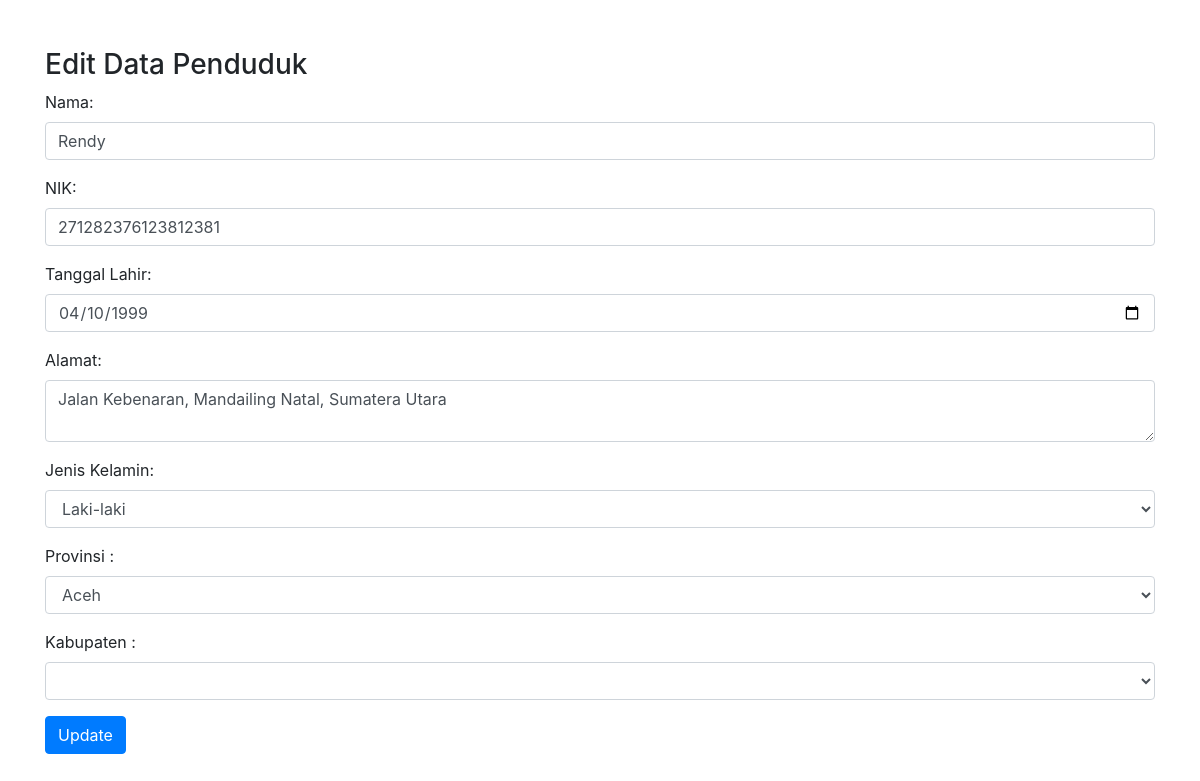
The page /action/edit.php?id=12131 on the database its author committed.
### tables this page shows
CREATE TABLE `penduduk` (
  `id_penduduk` int(11) NOT NULL,
  `nama` varchar(100) NOT NULL,
  `nik` varchar(18) NOT NULL,
  `jenis_kelamin` enum('Laki-laki','Perempuan') NOT NULL,
  `tanggal_lahir` date NOT NULL,
  `alamat` text NOT NULL,
  `id_kabupaten` int(11) DEFAULT NULL,
  `timestamp` timestamp NOT NULL DEFAULT current_timestamp(),
  `id_provinsi` int(11) DEFAULT NULL
);

### component/get_provinsi.php (the view, shortened to what this page needs)
<?php
include '../koneksi/connection.php';
$sql = "SELECT * FROM provinsi";
$result = $conn->query($sql);
if ($result->num_rows > 0) {
    while ($row = $result->fetch_assoc()) {
        echo "<option value='" . $row['id_provinsi'] . "'>" . $row['nama_provinsi'] . "</option>";
    }
} else {
    echo "<option value=''>Tidak ada provinsi</option>";
}

### action/edit.php (shortened to what this page needs)
<?php
if (isset($_GET['id'])) {
    include '../koneksi/connection.php';
    $id_penduduk = $_GET['id'];
    $sql = "SELECT * FROM penduduk WHERE id_penduduk = '$id_penduduk'";
    $result = $conn->query($sql);
    if ($result->num_rows > 0) {
        $row = $result->fetch_assoc();
        $nama = $row['nama'];
        $nik = $row['nik'];
        $tanggal_lahir = $row['tanggal_lahir'];
        $alamat = $row['alamat'];
        $jenis_kelamin = $row['jenis_kelamin'];
    } else {
        echo "Data tidak ditemukan.";
    }
} else {
    echo "ID Penduduk tidak ditemukan.";
}
?>
<!DOCTYPE html>
<html lang="en">
<head>
    <link rel="stylesheet" href="https://stackpath.bootstrapcdn.com/bootstrap/4.5.2/css/bootstrap.min.css">
</head>
<body>
    <div class="container mt-5">
        <h3>Edit Data Penduduk</h3>
        <form action="update.php" method="POST">
            <div class="form-group">
                <label for="nama">Nama:</label>
                <input type="text" class="form-control" id="nama" name="nama" value="<?php echo $nama; ?>">
            </div>
            <div class="form-group">
                <label for="nik">NIK:</label>
                <input type="text" class="form-control" id="nik" name="nik" value="<?php echo $nik; ?>">
            </div>
            <div class="form-group">
                <label for="tanggal_lahir">Tanggal Lahir:</label>
                <input type="date" class="form-control" id="tanggal_lahir" name="tanggal_lahir" value="<?php echo $tanggal_lahir; ?>">
            </div>
            <div class="form-group">
                <label for="alamat">Alamat:</label>
                <textarea class="form-control" id="alamat" name="alamat"><?php echo $alamat; ?></textarea>
            </div>
            <div class="form-group">
                <label for="jenis_kelamin">Jenis Kelamin:</label>
                <select class="form-control" id="jenis_kelamin" name="jenis_kelamin">
                    <option value="Laki-laki" <?php if ($jenis_kelamin == 'Laki-laki') echo 'selected'; ?>>Laki-laki</option>
                </select>
            </div>
            <div class="form-group">
                <label for="provinsi">Provinsi : </label>
                <select class="form-control" id="provinsi" name="provinsi" required>
                    <?php include '../component/get_provinsi.php'; ?>
                </select>
            </div>
            <div class="form-group">
                <label for="kabupaten">Kabupaten : </label>
                <select class="form-control" id="kabupaten" name="kabupaten" required>
                </select>
            </div>
            <button type="submit" class="btn btn-primary">Update</button>
        </form>
    </div>
</body>
</html>

### rows shown on the page
penduduk: nama "Rendy", nik "271282376123812381", tanggal_lahir "04/10/1999", alamat "Jalan Kebenaran, Mandailing Natal, Sumatera Utara", jenis_kelamin "Laki-laki"

### other values the page prints
form field provinsi "Aceh"
